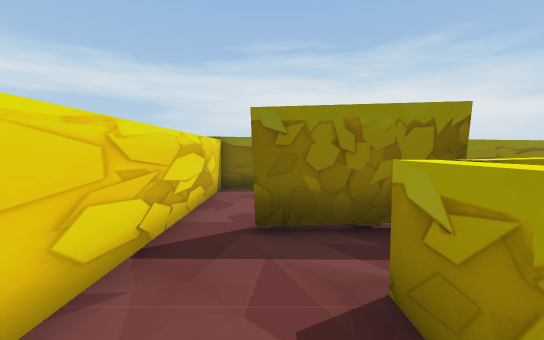
[1] (above)

16 first-person views from a walk through a 3-D level made in the Unity game engine. The camera is 1.4 m above the floor, tilts 4° down and sees 90° across. The floor is counted in squares, 1 m on a side. Each view is taken from the middle of a square. On the plan, view 1 faces up. The plan holds only what a view shows up to about 13 squares ahead; the rest is blank. The player is left out.

[2]
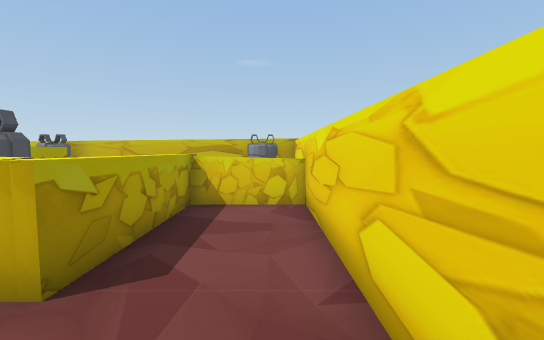

[3]
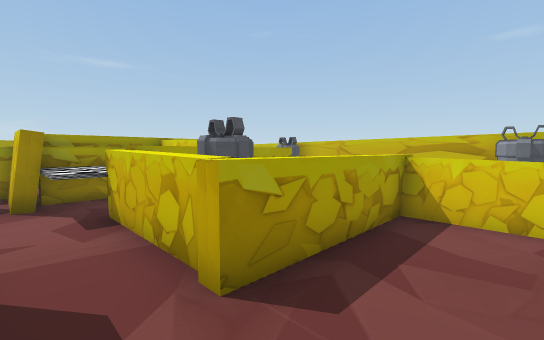

[4]
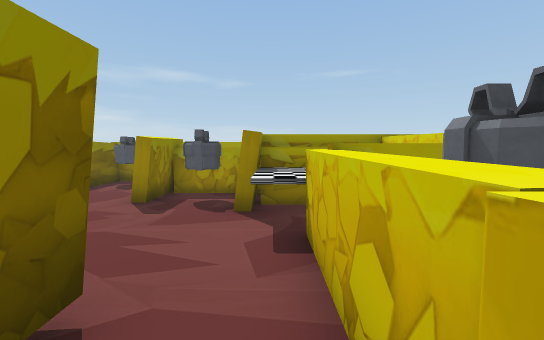

[5]
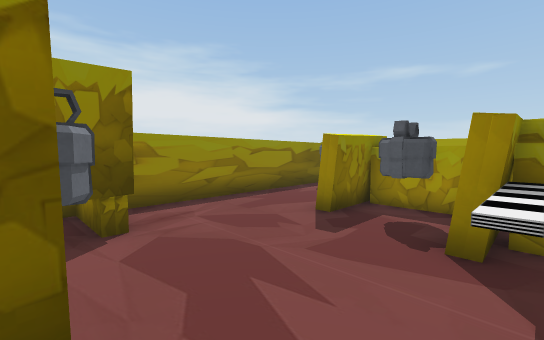

[6]
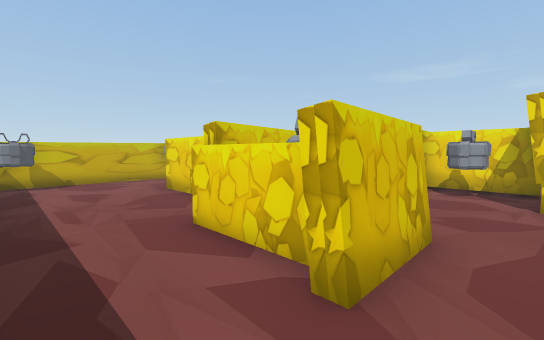

[7]
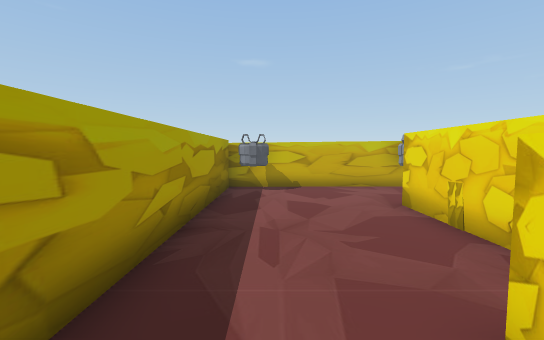

[8]
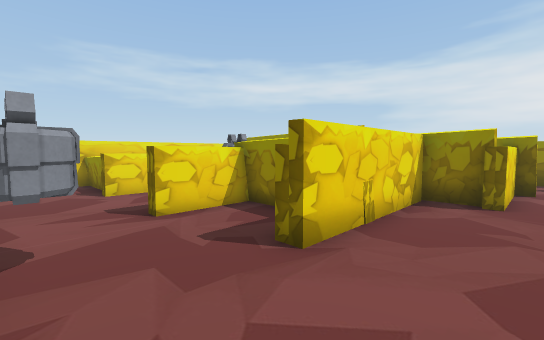

[9]
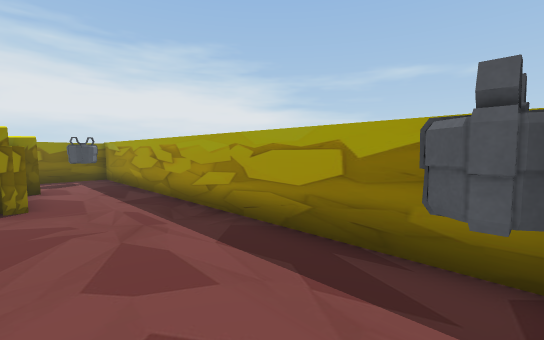

[10]
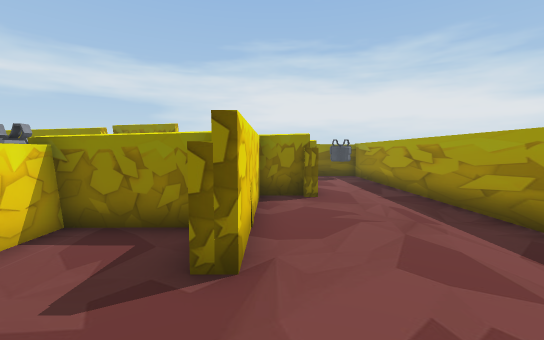

[11]
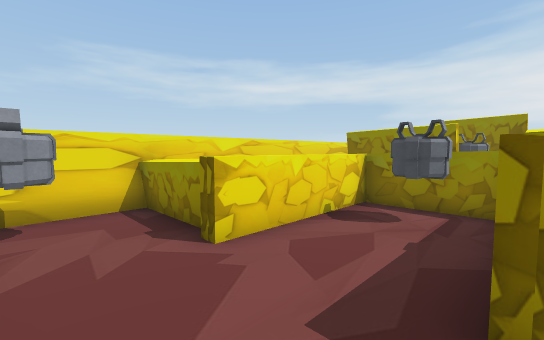

[12]
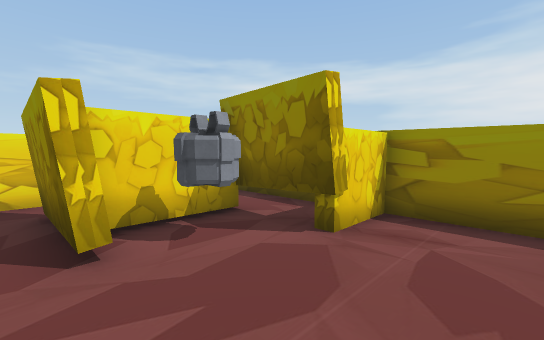

[13]
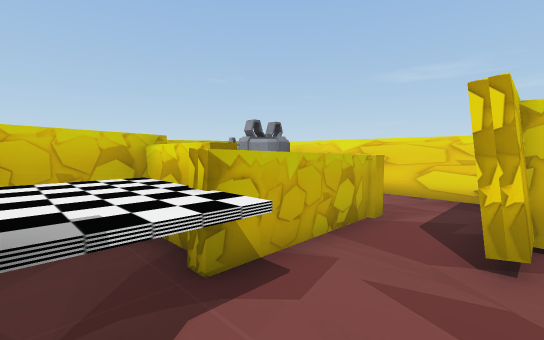

[14]
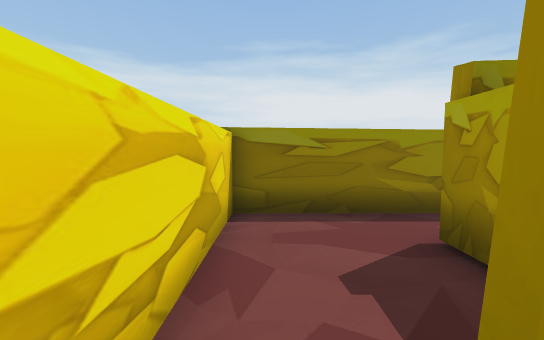

[15]
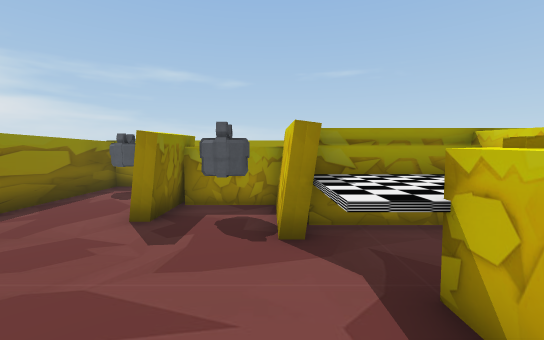

[16]
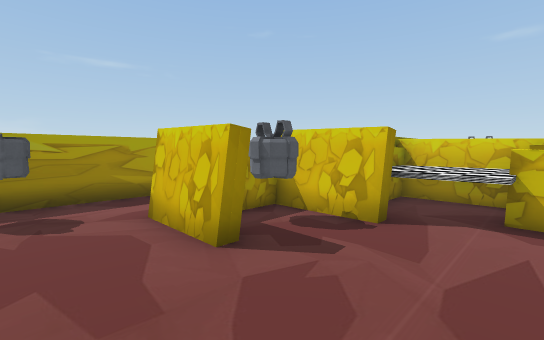

### Floor plan
Key: @ floor where view 1 was taken; # wall or solid block; . floor; = window, fence, low wall or low ledge; ^ raised ledge; O other object.
Columns run from 2 left of view 1 to 14 right of it. Each row starts with its distance up from view 1.
 10 #################
  9 #.....#.......OO#
  8 #...###.........#
  7 #...#O.....##...#
  6 #...#OO....##...#
  5 #.####.....#^...#
  4 #.........##^...#
  3 #......#^^^##...#
  2 #..==###^^^.....#
  1 #..=.OO#^^^.....#
  0 #.@=...####.....#
 -1 #..=...#..^.....#
 -2 #^^^...#........#
 -3 ##.=............#
 -4 #O.......O.....O#
 -5 #OO.....OO....OO#
 -6 #################

Where each view was taken, in squares from view 1:
view 1: 0 up, 0 right, facing up
view 2: 5 up, 1 left, facing down
view 3: 4 up, 1 left, facing down-right
view 4: 3 up, 1 right, facing right
view 5: 3 up, 3 right, facing up-right
view 6: 8 up, 13 right, facing down-left
view 7: 5 up, 12 right, facing down
view 8: 5 down, 11 right, facing up-left
view 9: 5 down, 10 right, facing up-right
view 10: 5 down, 9 right, facing up
view 11: 5 down, 5 right, facing up-left
view 12: 4 up, 7 right, facing up-left
view 13: 5 up, 7 right, facing down-left
view 14: 4 up, 1 left, facing up
view 15: 4 up, 3 right, facing right
view 16: 9 up, 5 right, facing down-right
